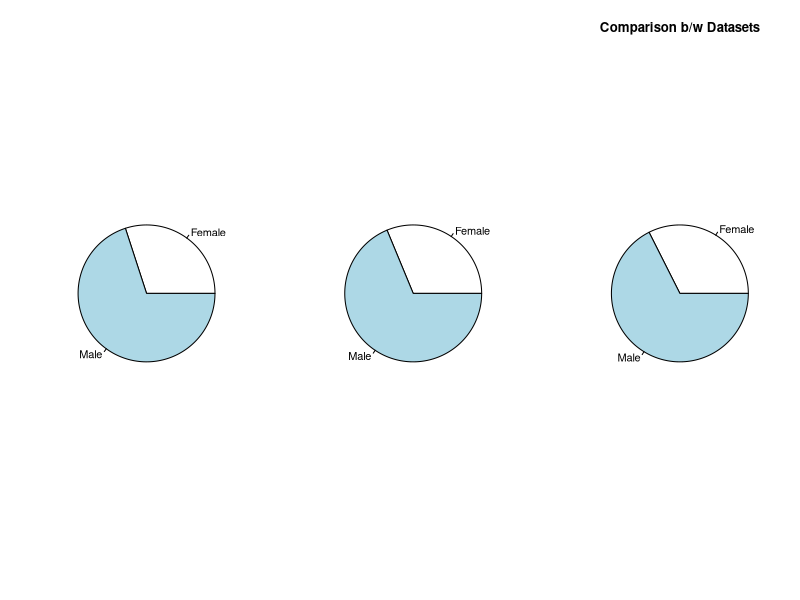
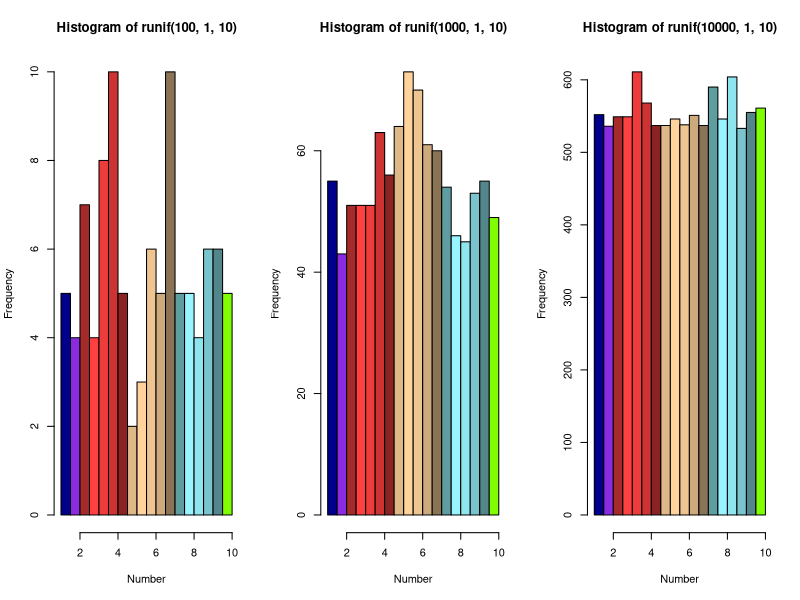
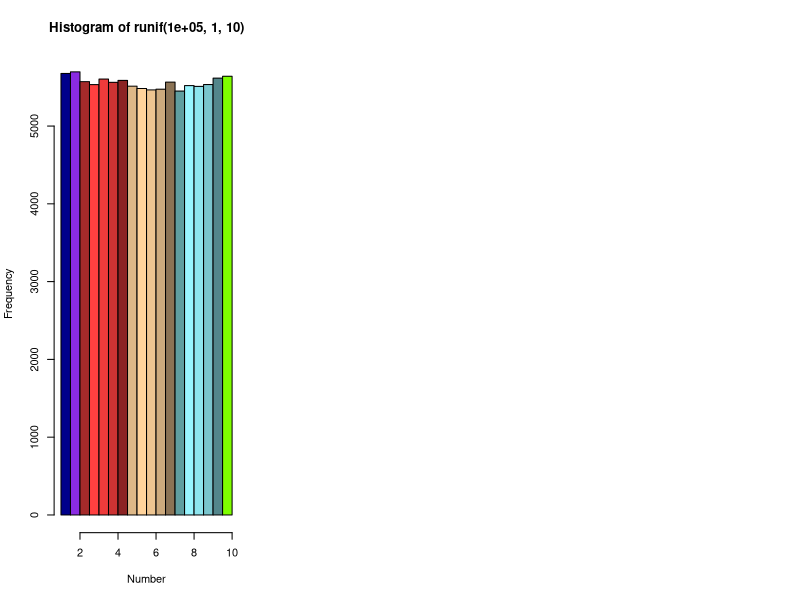

These charts were generated, in order, by the following R code:
getwd()

Census = read.csv("CensusIncomeForR.csv", header = TRUE)

Sample100 = Census[1:100,]
Sample400 = Census[1:400,]

par(mfrow = c(1,3))

lbls = c("Female", "Male")
pie(table(Sample100$Sex), labels = lbls )
pie(table(Sample400$Sex), labels = lbls )
pie(table(Census$Sex), labels = lbls )

title(main = "Comparison b/w Datasets" )

sample(100,10)
runif(10,1,100)

par(mfrow = c(1,3))
hist(runif(100,1,10), breaks = 20, col = colors()[30:50], xlab = "Number")
hist(runif(1000,1,10), breaks = 20, col = colors()[30:50], xlab = "Number")
hist(runif(10000,1,10), breaks = 20, col = colors()[30:50], xlab = "Number")
hist(runif(100000,1,10), breaks = 20, col = colors()[30:50], xlab = "Number")
